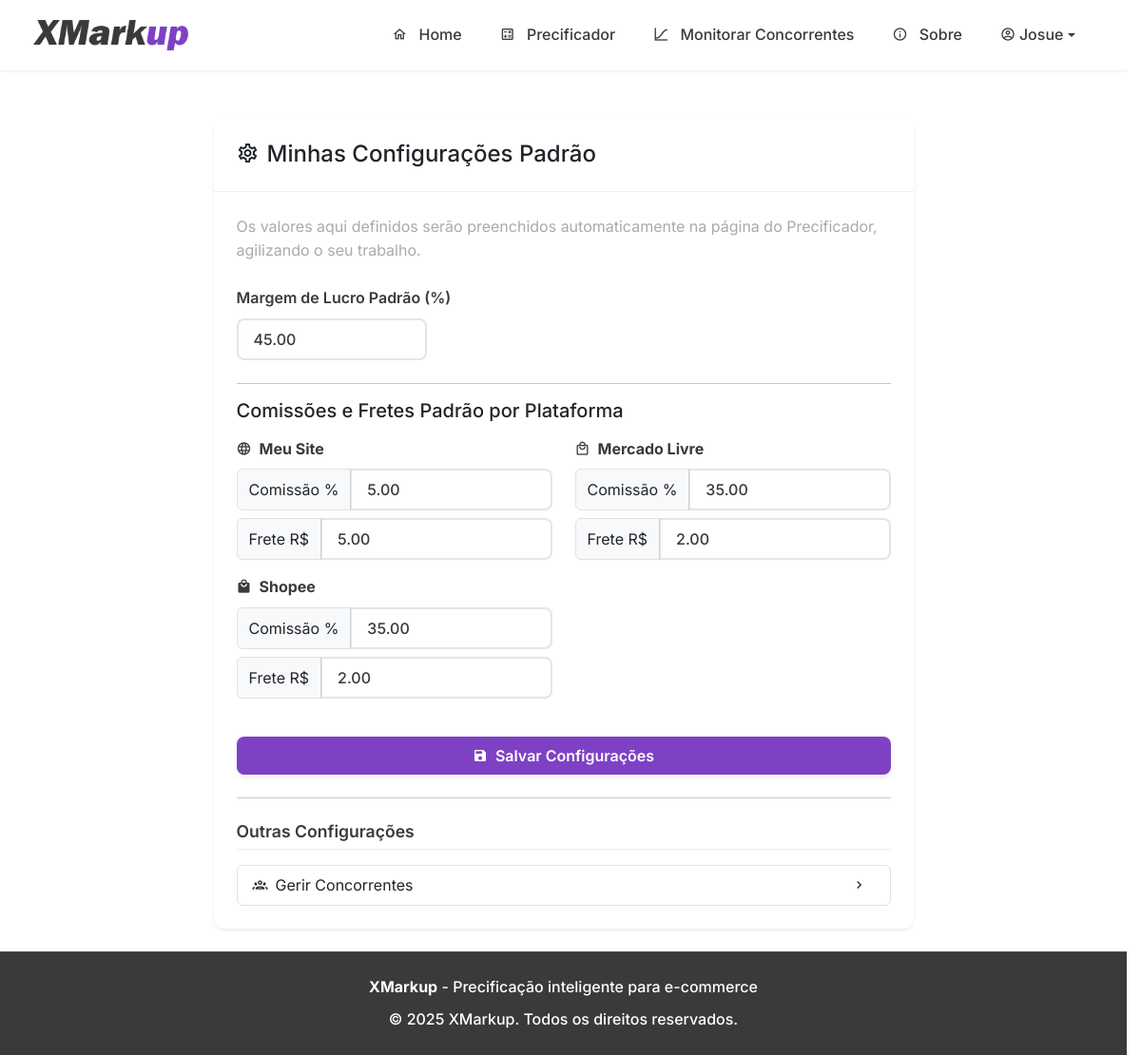
The app's page /settings (signed in) with its own data.
### tables this page shows
CREATE TABLE users (
            id INTEGER PRIMARY KEY AUTOINCREMENT,
            email TEXT UNIQUE NOT NULL,
            password TEXT NOT NULL,
            nome_completo TEXT,
            empresa TEXT,
            telefone TEXT,
            ramo_atividade TEXT,
            marketplaces TEXT,
            is_admin BOOLEAN NOT NULL DEFAULT 0,
            
            -- COLUNAS DE GESTÃO DE CLIENTES --
            status_cliente TEXT NOT NULL DEFAULT 'Safira',
            precificacao_limit INTEGER NOT NULL DEFAULT 5,
            limit_reset_date TIMESTAMP,

            -- COLUNAS DE CONFIGURAÇÃO --
            default_margem REAL DEFAULT 0.0,
            default_comissao_site REAL DEFAULT 0.0,
            default_frete_site REAL DEFAULT 0.0,
            default_comissao_ml REAL DEFAULT 0.0,
            default_frete_ml REAL DEFAULT 0.0,
            default_comissao_shopee REAL DEFAULT 0.0,
            default_frete_shopee REAL DEFAULT 0.0,
            
            -- NOVAS COLUNAS PARA EXCLUSÃO DE CONTA --
            is_deleted BOOLEAN NOT NULL DEFAULT 0,
            deleted_at TIMESTAMP,
            delete_reason TEXT
        );

### app.py (the view, shortened to what this page needs)
@app.route('/settings', methods=['GET', 'POST'])
@login_required
def settings():
    db = get_db()
    user_settings = db.execute('SELECT * FROM users WHERE id = ?', (current_user.id,)).fetchone()
    return render_template('settings.html', user_settings=user_settings)

### app.py (called while the page is built)
@app.template_filter("input_num")
def format_for_input_filter(value):
    try:
        return f"{float(value):.2f}"
    except (ValueError, TypeError):
        return value

@login_manager.user_loader
def load_user(user_id):
    db = get_db()
    user_data = db.execute('SELECT * FROM users WHERE id = ?', (user_id,)).fetchone()
    if user_data:
        keys = user_data.keys()
        return User(
            id=user_data['id'],
            email=user_data['email'],
            password=user_data['password'],
            nome_completo=user_data['nome_completo'],
            is_admin=user_data['is_admin'] if 'is_admin' in keys else False,
            status_cliente=user_data['status_cliente'] if 'status_cliente' in keys else 'Safira',
            precificacao_limit=user_data['precificacao_limit'] if 'precificacao_limit' in keys else 5,
            limit_reset_date=user_data['limit_reset_date'] if 'limit_reset_date' in keys else None
        )
    return None

### database.py (called while the page is built)
def get_db():
    if 'db' not in g:
        g.db = sqlite3.connect(DATABASE_NAME)
        g.db.row_factory = sqlite3.Row
    return g.db

### templates/settings.html (shortened to what this page needs)
{% extends "base.html" %}
{% block content %}
<div class="container mt-4">
    <div class="row justify-content-center">
        <div class="col-lg-8">
            <div class="card shadow-sm">
                <div class="card-header">
                    <h4 class="mb-0"><span class="mdi mdi-cog-outline me-2"></span>Minhas Configurações Padrão</h4>
                </div>
                <div class="card-body p-4">
                    <p class="card-text text-muted mb-4">Os valores aqui definidos serão preenchidos automaticamente na página do Precificador, agilizando o seu trabalho.</p>
                    <form method="POST" action="{{ url_for('settings') }}">
                        <div class="mb-4">
                            <label for="default_margem" class="form-label fw-semibold">Margem de Lucro Padrão (%)</label>
                            <input type="number" step="any" min="0" name="default_margem" class="form-control" value="{{ user_settings.default_margem | input_num }}" style="max-width: 200px;">
                        </div>
                        <hr>
                        <h5 class="mb-3">Comissões e Fretes Padrão por Plataforma</h5>
                        <div class="row">
                            <div class="col-md-6 mb-3">
                                <label class="form-label fw-bold d-flex align-items-center"><span class="mdi mdi-web me-2"></span>Meu Site</label>
                                <div class="input-group mb-2">
                                    <span class="input-group-text">Comissão %</span>
                                    <input type="number" step="any" min="0" name="default_comissao_site" class="form-control" value="{{ user_settings.default_comissao_site | input_num }}">
                                </div>
                                <div class="input-group">
                                    <span class="input-group-text">Frete R$</span>
                                    <input type="number" step="any" min="0" name="default_frete_site" class="form-control" value="{{ user_settings.default_frete_site | input_num }}">
                                </div>
                            </div>
                            <div class="col-md-6 mb-3">
                                <label class="form-label fw-bold d-flex align-items-center"><span class="mdi mdi-shopping-outline me-2"></span>Mercado Livre</label>
                                <div class="input-group mb-2">
                                    <span class="input-group-text">Comissão %</span>
                                    <input type="number" step="any" min="0" name="default_comissao_ml" class="form-control" value="{{ user_settings.default_comissao_ml | input_num }}">
                                </div>
                                <div class="input-group">
                                    <span class="input-group-text">Frete R$</span>
                                    <input type="number" step="any" min="0" name="default_frete_ml" class="form-control" value="{{ user_settings.default_frete_ml | input_num }}">
                                </div>
                            </div>
                            <div class="col-md-6 mb-3">
                                <label class="form-label fw-bold d-flex align-items-center"><span class="mdi mdi-shopping me-2"></span>Shopee</label>
                                <div class="input-group mb-2">
                                    <span class="input-group-text">Comissão %</span>
                                    <input type="number" step="any" min="0" name="default_comissao_shopee" class="form-control" value="{{ user_settings.default_comissao_shopee | input_num }}">
                                </div>
                                <div class="input-group">
                                    <span class="input-group-text">Frete R$</span>
                                    <input type="number" step="any" min="0" name="default_frete_shopee" class="form-control" value="{{ user_settings.default_frete_shopee | input_num }}">
                                </div>
                            </div>
                        </div>
                        <div class="d-grid mt-4">
                            <button type="submit" class="btn btn-primary"><span class="mdi mdi-content-save me-1"></span>Salvar Configurações</button>
                        </div>
                    </form>
                    <hr class="my-4">
                    <h5 class="form-section-title mt-4">Outras Configurações</h5>
                    <div class="list-group">
                        <a href="{{ url_for('settings_competitors') }}" class="list-group-item list-group-item-action d-flex align-items-center">
                            <span class="mdi mdi-account-group-outline me-2"></span>
                            Gerir Concorrentes
                            <span class="mdi mdi-chevron-right ms-auto"></span>
                        </a>
                    </div>
                </div>
            </div>
        </div>
    </div>
</div>
{% endblock %}

### templates/base.html (shortened to what this page needs)
<!DOCTYPE html>
<html lang="pt-br">
<head>
    <link href="https://cdn.jsdelivr.net/npm/bootstrap@5.3.3/dist/css/bootstrap.min.css" rel="stylesheet">
    <link rel="stylesheet" href="https://cdn.jsdelivr.net/npm/@mdi/font@7.4.47/css/materialdesignicons.min.css">
    <link rel="stylesheet" href="{{ url_for('static', filename='css/style.css') }}">
</head>
<body>
    <nav class="navbar navbar-expand-lg sticky-top">
        <div class="container">
            <a class="navbar-brand d-flex align-items-center" href="{{ url_for('home') }}">
                <img src="{{ url_for('static', filename='logo.png') }}" alt="XMarkup Logo" height="32" class="me-2">
            </a>
            <div class="collapse navbar-collapse" id="navbarNav">
                <ul class="navbar-nav ms-auto">
                    <li class="nav-item">
                        <a class="nav-link {% if request.endpoint == 'home' %}active{% endif %}"
                           href="{{ url_for('home') }}">
                            <span class="mdi mdi-home-outline"></span>
                            Home
                        </a>
                    </li>
                    {% if current_user.is_authenticated %}
                    <li class="nav-item">
                        <a class="nav-link {% if request.endpoint == 'precificador' %}active{% endif %}"
                           href="{{ url_for('precificador') }}">
                            <span class="mdi mdi-calculator-variant-outline"></span>
                            Precificador
                        </a>
                    </li>
                    <li class="nav-item">
                        <a class="nav-link {% if request.endpoint == 'competitor_monitor' %}active{% endif %}"
                           href="{{ url_for('competitor_monitor') }}">
                            <span class="mdi mdi-chart-bell-curve-cumulative"></span>
                            Monitorar Concorrentes
                        </a>
                    </li>
                    {% endif %}
                    <li class="nav-item">
                        <a class="nav-link {% if request.endpoint == 'sobre' %}active{% endif %}"
                           href="{{ url_for('sobre') }}">
                            <span class="mdi mdi-information-outline"></span>
                            Sobre
                        </a>
                    </li>
                    {% if current_user.is_authenticated %}
                        <li class="nav-item dropdown">
                            <a class="nav-link dropdown-toggle d-flex align-items-center" href="#" id="navbarDropdown"
                               role="button" data-bs-toggle="dropdown" aria-expanded="false">
                                <span class="mdi mdi-account-circle-outline me-1"></span>
                                {{ current_user.nome_completo.split(' ')[0] }}
                            </a>
                        </li>
                    {% endif %}
                </ul>
            </div>
        </div>
    </nav>
    <main class="py-4">
        {% block content %}{% endblock %}
    </main>
    <footer class="text-center">
        <div class="container">
            <div class="row">
                <div class="col-md-12">
                    <p class="mb-2">
                        <strong>XMarkup</strong> - Precificação inteligente para e-commerce
                    </p>
                    <p class="mb-0">
                        &copy; {{ moment().format('YYYY') if moment else '2025' }} XMarkup. Todos os direitos reservados.
                    </p>
                </div>
            </div>
        </div>
    </footer>
</body>
</html>

### static/css/style.css (style rules this page uses)
:root { --color-dark-gray: #3a3a3a; --color-light-gray: #aaaaaa; --color-purple: #7e41c4; --color-white: #FFFFFF; --color-purple-hover: #6a3aa0; --color-purple-light: rgba(126, 65, 196, 0.1); --color-gray-light: rgba(170, 170, 170, 0.1); --font-family-primary: 'Inter', -apple-system, BlinkMacSystemFont, 'Segoe UI', Roboto, sans-serif; --font-weight-normal: 400; --font-weight-medium: 500; --font-weight-semibold: 600; --font-weight-bold: 700; --spacing-xs: 0.25rem; --spacing-sm: 0.5rem; --spacing-md: 1rem; --spacing-lg: 1.5rem; --spacing-xl: 2rem; --spacing-xxl: 3rem; --border-radius-sm: 0.375rem; --border-radius-md: 0.5rem; --border-radius-lg: 0.75rem; --border-radius-xl: 1rem; --shadow-sm: 0 1px 2px 0 rgba(58, 58, 58, 0.05); --shadow-md: 0 4px 6px -1px rgba(58, 58, 58, 0.1); --shadow-lg: 0 10px 15px -3px rgba(58, 58, 58, 0.1); --shadow-xl: 0 20px 25px -5px rgba(58, 58, 58, 0.1); }
* { box-sizing: border-box; }
html { scrollbar-gutter: stable; scroll-behavior: smooth; }
body { font-family: var(--font-family-primary); background-color: var(--color-white); color: var(--color-dark-gray); line-height: 1.6; font-weight: var(--font-weight-normal); min-height: 100vh; display: flex; flex-direction: column; }
main { flex: 1; }
.navbar { background-color: var(--color-white) !important; border-bottom: 1px solid rgba(170, 170, 170, 0.2); box-shadow: var(--shadow-sm); padding: var(--spacing-md) 0; }
.navbar-brand { font-weight: var(--font-weight-bold); color: var(--color-dark-gray) !important; font-size: 1.5rem; }
.navbar-nav .nav-link { color: var(--color-dark-gray) !important; font-weight: var(--font-weight-medium); padding: var(--spacing-sm) var(--spacing-md) !important; margin: 0 var(--spacing-xs); border-radius: var(--border-radius-md); transition: all 0.3s ease; }
.btn { font-weight: var(--font-weight-semibold); border-radius: var(--border-radius-md); padding: var(--spacing-sm) var(--spacing-lg); transition: all 0.3s ease; border: none; text-decoration: none; display: inline-flex; align-items: center; justify-content: center; gap: var(--spacing-xs); }
.btn-primary { background-color: var(--color-purple); color: var(--color-white); box-shadow: var(--shadow-md); }
.card { border: none; border-radius: var(--border-radius-lg); box-shadow: var(--shadow-md); background-color: var(--color-white); transition: all 0.3s ease; }
.card-header { background-color: var(--color-white); border-bottom: 1px solid rgba(170, 170, 170, 0.2); padding: var(--spacing-lg); border-radius: var(--border-radius-lg) var(--border-radius-lg) 0 0; }
.card-body { padding: var(--spacing-lg); }
.form-control { border: 2px solid rgba(170, 170, 170, 0.3); border-radius: var(--border-radius-md); padding: var(--spacing-sm) var(--spacing-md); font-weight: var(--font-weight-medium); color: var(--color-dark-gray); transition: all 0.3s ease; }
.form-label { color: var(--color-dark-gray); font-weight: var(--font-weight-semibold); margin-bottom: var(--spacing-sm); }
.mdi { margin-right: var(--spacing-sm); }
.text-muted { color: var(--color-light-gray) !important; }
footer { background-color: var(--color-dark-gray); color: var(--color-white); padding: var(--spacing-lg) 0; margin-top: auto; border-top: 1px solid rgba(170, 170, 170, 0.2); }
footer p { margin: 0; font-weight: var(--font-weight-medium); }
.form-section-title { font-size: 1.1rem; color: var(--color-dark-gray); margin-bottom: var(--spacing-md); border-bottom: 1px solid rgba(170, 170, 170, 0.2); padding-bottom: var(--spacing-sm); font-weight: var(--font-weight-semibold); }

### records on screen
users: nome_completo "Josue", default_margem "45.00", default_comissao_site "5.00", default_frete_site "5.00", default_comissao_ml "35.00", default_frete_ml "2.00", default_comissao_shopee "35.00", default_frete_shopee "2.00"

### other values on screen
{{ moment().format('YYYY') if moment else '2025' }} "2025"
